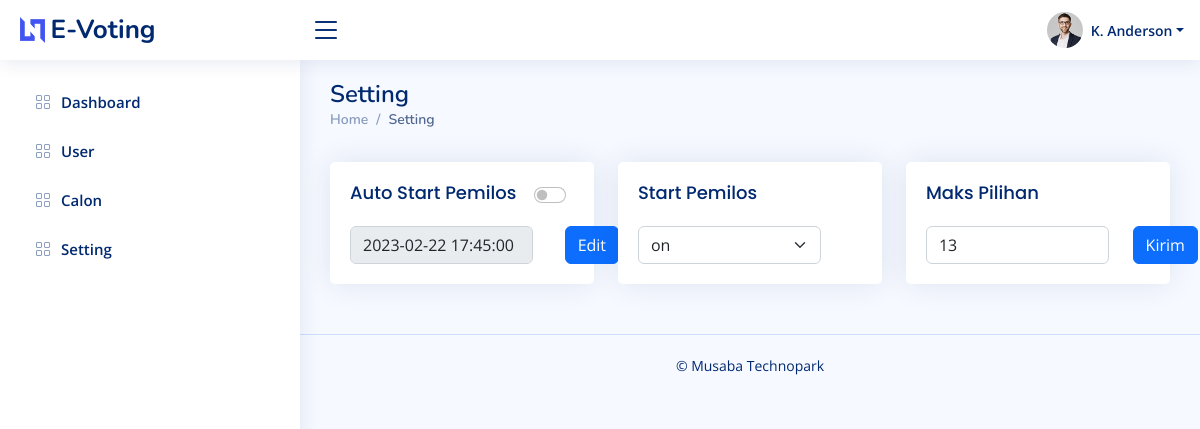
/admin/setting.php (signed in), run on the app's committed database.
### tables this page shows
CREATE TABLE `setting` (
  `id` int NOT NULL,
  `start_pemilos` timestamp NOT NULL,
  `pemilos` int NOT NULL,
  `on_datetime` int NOT NULL,
  `max_pilih` int NOT NULL
);

### admin/setting.php (the view, shortened to what this page needs)
<?php
include '../database/koneksi.php';
include 'header.php';
include 'sidebar.php';
?>
<link rel='stylesheet' href='https://cdn.jsdelivr.net/npm/sweetalert2@7.12.15/dist/sweetalert2.min.css'>
<main id="main" class="main">
    <div class="pagetitle">
        <h1>Setting</h1>
        <nav>
            <ol class="breadcrumb">
                <li class="breadcrumb-item">
                    <p>Home</p>
                </li>
                <li class="breadcrumb-item active">Setting</li>
            </ol>
        </nav>
    </div>
    <?php
    $sql = "SELECT * FROM setting";
    $query = $db->query($sql);
    $data = $query->fetch_object();
    ?>
    <section class="section">
        <div class="row">
            <div class="col-lg-4">
                <div class="card">
                    <div class="card-body">
                        <div class="btn-toolbar justify-content-between" role="toolbar" aria-label="Toolbar with button groups">
                            <h5 class="card-title">Auto Start Pemilos</h5>
                            <div class="form-check form-switch">
                                <input class="form-check-input" type="checkbox" onclick="switchonof()" role="switch" id="switch" style="margin-top: 25px !important;" <?= ($data->on_datetime == 1) ? 'checked' : ''; ?> data-bs-target="#alert">
                            </div>
                        </div>
                        <div class="row">
                            <div class="col-lg-10">
                                <input class="form-control" value="<?= $data->start_pemilos ?>" disabled>
                            </div>
                            <div class="col-lg-2">
                                <button type="button" class="btn btn-primary ms-2" data-bs-toggle="modal" data-bs-target="#edit">
                                    Edit
                                </button>
                            </div>
                        </div>
                    </div>
                </div>
            </div>
            <div class="col-lg-4">
                <div class="card">
                    <div class="card-body">
                        <div class="btn-toolbar justify-content-between" role="toolbar" aria-label="Toolbar with button groups">
                            <h5 class="card-title">Start Pemilos</h5>
                        </div>
                        <div class="row">
                            <div class="col-lg-10">
                                <select class="form-select" onchange="start_pemilos()" aria-label="Default select example" id="start_pemilos" <?= ($data->on_datetime == 1) ? 'disabled' : ''; ?>>
                                    <?php
                                    $switch = ['on' => '1', 'off' => '0'];
                                    foreach ($switch as $key => $value) :
                                    ?>
                                        <option value="<?= $value; ?>" <?= ($value == $data->pemilos) ? 'selected' : '' ?>><?= $key; ?></option>
                                    <?php endforeach; ?>
                                </select>
                            </div>
                        </div>
                    </div>
                </div>
            </div>
            <div class="col-lg-4">
                <div class="card">
                    <div class="card-body">
                        <div class="btn-toolbar justify-content-between" role="toolbar" aria-label="Toolbar with button groups">
                            <h5 class="card-title">Maks Pilihan</h5>
                        </div>
                        <form action="../sistem/admin/setting.php" method="POST">
                            <div class="row">
                                <div class="col-lg-10">
                                    <input type="text" name="data" class="form-control" value="<?= $data->max_pilih ?>">
                                </div>
                                <div class="col-lg-2">
                                    <button type="submit" name="action" value="max_pilih" class="btn btn-primary">Kirim</button>
                                </div>
                            </div>
                        </form>
                    </div>
                </div>
            </div>
        </div>
    </section>
</main>
<?php include 'footer.php'; ?>

### assets/css/style.css (style rules this page uses)
:root { scroll-behavior: smooth; }
body { font-family: "Open Sans", sans-serif; background: #f6f9ff; color: #444444; }
h1, h2, h3, h4, h5, h6 { font-family: "Nunito", sans-serif; }
#main { margin-top: 60px; padding: 20px 30px; transition: all 0.3s; }
.pagetitle { margin-bottom: 10px; }
.pagetitle h1 { font-size: 24px; margin-bottom: 0; font-weight: 600; color: #012970; }
.card { margin-bottom: 30px; border: none; border-radius: 5px; box-shadow: 0px 0 30px rgba(1, 41, 112, 0.1); }
.card-title { padding: 20px 0 15px 0; font-size: 18px; font-weight: 500; color: #012970; font-family: "Poppins", sans-serif; }
.card-body { padding: 0 20px 20px 20px; }
.breadcrumb { font-size: 14px; font-family: "Nunito", sans-serif; color: #899bbd; font-weight: 600; }
.breadcrumb .breadcrumb-item::before { color: #899bbd; }
.breadcrumb .active { color: #51678f; font-weight: 600; }
@media (min-width: 1200px) { #main, #footer { margin-left: 300px; } }

### data on the page
setting: start_pemilos "2023-02-22 17:45:00", pemilos+on_datetime "on", data "13"
